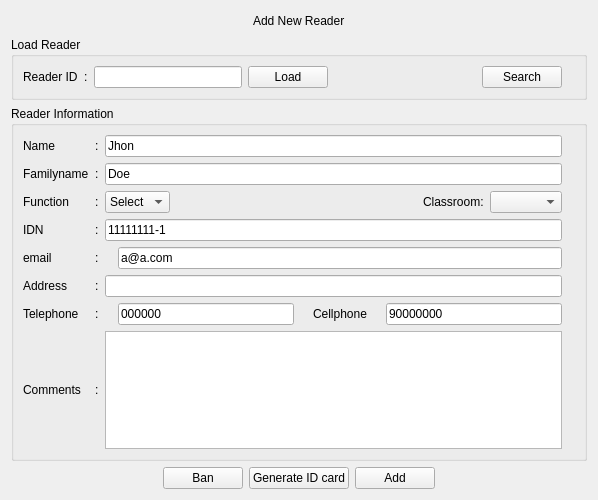
<?xml version="1.0" encoding="UTF-8"?>
<ui version="4.0">
 <class>NewReader</class>
 <widget class="QWidget" name="NewReader">
  <property name="geometry">
   <rect>
    <x>0</x>
    <y>0</y>
    <width>598</width>
    <height>500</height>
   </rect>
  </property>
  <property name="maximumSize">
   <size>
    <width>600</width>
    <height>500</height>
   </size>
  </property>
  <property name="windowTitle">
   <string>New Reader</string>
  </property>
  <property name="locale">
   <locale language="Spanish" country="Chile"/>
  </property>
  <layout class="QVBoxLayout" name="verticalLayout_2">
   <item>
    <layout class="QHBoxLayout" name="horizontalLayout_3">
     <item>
      <spacer name="horizontalSpacer_3">
       <property name="orientation">
        <enum>Qt::Horizontal</enum>
       </property>
       <property name="sizeHint" stdset="0">
        <size>
         <width>40</width>
         <height>20</height>
        </size>
       </property>
      </spacer>
     </item>
     <item>
      <widget class="QLabel" name="label">
       <property name="minimumSize">
        <size>
         <width>0</width>
         <height>20</height>
        </size>
       </property>
       <property name="text">
        <string>Add New Reader</string>
       </property>
      </widget>
     </item>
     <item>
      <spacer name="horizontalSpacer">
       <property name="orientation">
        <enum>Qt::Horizontal</enum>
       </property>
       <property name="sizeHint" stdset="0">
        <size>
         <width>40</width>
         <height>20</height>
        </size>
       </property>
      </spacer>
     </item>
    </layout>
   </item>
   <item>
    <widget class="QGroupBox" name="frameEditReader">
     <property name="title">
      <string>Load Reader</string>
     </property>
     <layout class="QHBoxLayout" name="horizontalLayout_6">
      <item>
       <widget class="QLabel" name="label_2">
        <property name="text">
         <string>Reader ID</string>
        </property>
       </widget>
      </item>
      <item>
       <widget class="QLabel" name="label_colon_12">
        <property name="text">
         <string>:</string>
        </property>
       </widget>
      </item>
      <item>
       <layout class="QHBoxLayout" name="horizontalLayout_7">
        <item>
         <widget class="QLineEdit" name="field_readerID"/>
        </item>
        <item>
         <widget class="QPushButton" name="buttonLoadID">
          <property name="text">
           <string>Load</string>
          </property>
         </widget>
        </item>
        <item>
         <spacer name="horizontalSpacer_6">
          <property name="orientation">
           <enum>Qt::Horizontal</enum>
          </property>
          <property name="sizeHint" stdset="0">
           <size>
            <width>40</width>
            <height>20</height>
           </size>
          </property>
         </spacer>
        </item>
        <item>
         <widget class="QPushButton" name="buttonSearch">
          <property name="text">
           <string>Search</string>
          </property>
         </widget>
        </item>
        <item>
         <widget class="QLabel" name="check_readerID">
          <property name="text">
           <string/>
          </property>
          <property name="pixmap">
           <pixmap resource="myicons.qrc">:/status/resources/pixmap/icons/status/status-no.png</pixmap>
          </property>
         </widget>
        </item>
       </layout>
      </item>
     </layout>
    </widget>
   </item>
   <item>
    <widget class="QGroupBox" name="groupBox">
     <property name="title">
      <string>Reader Information</string>
     </property>
     <layout class="QVBoxLayout" name="verticalLayout">
      <item>
       <layout class="QGridLayout" name="gridLayout">
        <item row="5" column="3">
         <widget class="QLineEdit" name="field_address"/>
        </item>
        <item row="6" column="1">
         <widget class="QLabel" name="label_colon_7">
          <property name="text">
           <string>:</string>
          </property>
         </widget>
        </item>
        <item row="1" column="4">
         <widget class="QLabel" name="label_familyName_check">
          <property name="text">
           <string/>
          </property>
          <property name="pixmap">
           <pixmap resource="myicons.qrc">:/status/resources/pixmap/icons/status/status-no.png</pixmap>
          </property>
         </widget>
        </item>
        <item row="1" column="0">
         <widget class="QLabel" name="label_familyname">
          <property name="text">
           <string>Familyname</string>
          </property>
         </widget>
        </item>
        <item row="5" column="4">
         <widget class="QLabel" name="check_address">
          <property name="text">
           <string/>
          </property>
          <property name="pixmap">
           <pixmap resource="myicons.qrc">:/status/resources/pixmap/icons/status/status-no.png</pixmap>
          </property>
         </widget>
        </item>
        <item row="4" column="4">
         <widget class="QLabel" name="check_email">
          <property name="text">
           <string/>
          </property>
          <property name="pixmap">
           <pixmap resource="myicons.qrc">:/status/resources/pixmap/icons/status/status-no.png</pixmap>
          </property>
         </widget>
        </item>
        <item row="2" column="1">
         <widget class="QLabel" name="label_colon_11">
          <property name="text">
           <string>:</string>
          </property>
         </widget>
        </item>
        <item row="3" column="0">
         <widget class="QLabel" name="label_IDN">
          <property name="text">
           <string>IDN</string>
          </property>
         </widget>
        </item>
        <item row="1" column="1">
         <widget class="QLabel" name="label_colon_3">
          <property name="text">
           <string>:</string>
          </property>
         </widget>
        </item>
        <item row="7" column="0">
         <widget class="QLabel" name="label_comments">
          <property name="text">
           <string>Comments</string>
          </property>
         </widget>
        </item>
        <item row="0" column="3">
         <widget class="QLineEdit" name="field_name">
          <property name="text">
           <string>Jhon</string>
          </property>
         </widget>
        </item>
        <item row="4" column="1">
         <widget class="QLabel" name="label_colon_5">
          <property name="text">
           <string>:</string>
          </property>
         </widget>
        </item>
        <item row="2" column="0">
         <widget class="QLabel" name="function">
          <property name="text">
           <string>Function</string>
          </property>
         </widget>
        </item>
        <item row="0" column="1">
         <widget class="QLabel" name="label_colon_2">
          <property name="text">
           <string>:</string>
          </property>
         </widget>
        </item>
        <item row="5" column="1">
         <widget class="QLabel" name="label_colon_6">
          <property name="text">
           <string>:</string>
          </property>
         </widget>
        </item>
        <item row="3" column="4">
         <widget class="QLabel" name="check_idn">
          <property name="text">
           <string/>
          </property>
          <property name="pixmap">
           <pixmap resource="myicons.qrc">:/status/resources/pixmap/icons/status/status-no.png</pixmap>
          </property>
         </widget>
        </item>
        <item row="3" column="1">
         <widget class="QLabel" name="label_colon_4">
          <property name="text">
           <string>:</string>
          </property>
         </widget>
        </item>
        <item row="7" column="1">
         <widget class="QLabel" name="label_colon_9">
          <property name="text">
           <string>:</string>
          </property>
         </widget>
        </item>
        <item row="4" column="0">
         <widget class="QLabel" name="label_email">
          <property name="text">
           <string>email</string>
          </property>
         </widget>
        </item>
        <item row="7" column="3">
         <widget class="QPlainTextEdit" name="field_comments"/>
        </item>
        <item row="6" column="4">
         <widget class="QLabel" name="check_cellphone">
          <property name="text">
           <string/>
          </property>
          <property name="pixmap">
           <pixmap resource="myicons.qrc">:/status/resources/pixmap/icons/status/status-no.png</pixmap>
          </property>
         </widget>
        </item>
        <item row="0" column="0">
         <widget class="QLabel" name="label_name">
          <property name="text">
           <string>Name</string>
          </property>
         </widget>
        </item>
        <item row="1" column="3">
         <widget class="QLineEdit" name="field_familyname">
          <property name="text">
           <string>Doe</string>
          </property>
         </widget>
        </item>
        <item row="5" column="0">
         <widget class="QLabel" name="label_adress">
          <property name="text">
           <string>Address</string>
          </property>
         </widget>
        </item>
        <item row="2" column="3">
         <layout class="QHBoxLayout" name="horizontalLayout_2">
          <item>
           <widget class="QComboBox" name="list_roles">
            <item>
             <property name="text">
              <string>Select</string>
             </property>
            </item>
           </widget>
          </item>
          <item>
           <widget class="QLabel" name="label_role_check">
            <property name="text">
             <string/>
            </property>
            <property name="pixmap">
             <pixmap resource="myicons.qrc">:/status/resources/pixmap/icons/status/status-no.png</pixmap>
            </property>
           </widget>
          </item>
          <item>
           <spacer name="horizontalSpacer_2">
            <property name="orientation">
             <enum>Qt::Horizontal</enum>
            </property>
            <property name="sizeHint" stdset="0">
             <size>
              <width>40</width>
              <height>20</height>
             </size>
            </property>
           </spacer>
          </item>
          <item>
           <widget class="QLabel" name="label_grade">
            <property name="text">
             <string>Classroom:</string>
            </property>
           </widget>
          </item>
          <item>
           <widget class="QComboBox" name="list_grades"/>
          </item>
         </layout>
        </item>
        <item row="6" column="3">
         <layout class="QHBoxLayout" name="horizontalLayout_5">
          <item>
           <widget class="QLabel" name="label_3">
            <property name="text">
             <string/>
            </property>
            <property name="pixmap">
             <pixmap resource="myicons.qrc">:/extras/resources/pixmap/icons/miniatures/phone.png</pixmap>
            </property>
           </widget>
          </item>
          <item>
           <widget class="QLineEdit" name="field_telephone">
            <property name="text">
             <string>000000</string>
            </property>
           </widget>
          </item>
          <item>
           <widget class="QLabel" name="check_telephone">
            <property name="text">
             <string/>
            </property>
            <property name="pixmap">
             <pixmap resource="myicons.qrc">:/status/resources/pixmap/icons/status/status-no.png</pixmap>
            </property>
           </widget>
          </item>
          <item>
           <widget class="QLabel" name="label_cellphone">
            <property name="text">
             <string>Cellphone</string>
            </property>
           </widget>
          </item>
          <item>
           <widget class="QLabel" name="label_cell">
            <property name="text">
             <string/>
            </property>
            <property name="pixmap">
             <pixmap resource="myicons.qrc">:/extras/resources/pixmap/icons/miniatures/mobile.png</pixmap>
            </property>
           </widget>
          </item>
          <item>
           <widget class="QLineEdit" name="field_cellphone">
            <property name="text">
             <string>90000000</string>
            </property>
           </widget>
          </item>
         </layout>
        </item>
        <item row="3" column="3">
         <widget class="QLineEdit" name="field_IDN">
          <property name="text">
           <string>11111111-1</string>
          </property>
         </widget>
        </item>
        <item row="2" column="4">
         <widget class="QLabel" name="label_grade_check">
          <property name="text">
           <string/>
          </property>
          <property name="pixmap">
           <pixmap resource="myicons.qrc">:/status/resources/pixmap/icons/status/status-no.png</pixmap>
          </property>
         </widget>
        </item>
        <item row="6" column="0">
         <widget class="QLabel" name="label_telephone">
          <property name="text">
           <string>Telephone</string>
          </property>
         </widget>
        </item>
        <item row="0" column="4">
         <widget class="QLabel" name="label_name_check">
          <property name="text">
           <string/>
          </property>
          <property name="pixmap">
           <pixmap resource="myicons.qrc">:/status/resources/pixmap/icons/status/status-no.png</pixmap>
          </property>
         </widget>
        </item>
        <item row="4" column="3">
         <layout class="QHBoxLayout" name="horizontalLayout_8">
          <item>
           <widget class="QLabel" name="label_4">
            <property name="text">
             <string/>
            </property>
            <property name="pixmap">
             <pixmap resource="myicons.qrc">:/extras/resources/pixmap/icons/miniatures/mail.png</pixmap>
            </property>
           </widget>
          </item>
          <item>
           <widget class="QLineEdit" name="field_email">
            <property name="text">
             <string>a@a.com</string>
            </property>
           </widget>
          </item>
         </layout>
        </item>
       </layout>
      </item>
     </layout>
    </widget>
   </item>
   <item>
    <layout class="QHBoxLayout" name="horizontalLayout_4">
     <item>
      <spacer name="horizontalSpacer_5">
       <property name="orientation">
        <enum>Qt::Horizontal</enum>
       </property>
       <property name="sizeHint" stdset="0">
        <size>
         <width>40</width>
         <height>20</height>
        </size>
       </property>
      </spacer>
     </item>
     <item>
      <widget class="QPushButton" name="btn_ban">
       <property name="text">
        <string>Ban</string>
       </property>
      </widget>
     </item>
     <item>
      <widget class="QPushButton" name="btn_card">
       <property name="text">
        <string>Generate ID card</string>
       </property>
      </widget>
     </item>
     <item>
      <widget class="QPushButton" name="button_add">
       <property name="text">
        <string>Add</string>
       </property>
      </widget>
     </item>
     <item>
      <spacer name="horizontalSpacer_4">
       <property name="orientation">
        <enum>Qt::Horizontal</enum>
       </property>
       <property name="sizeHint" stdset="0">
        <size>
         <width>40</width>
         <height>20</height>
        </size>
       </property>
      </spacer>
     </item>
    </layout>
   </item>
   <item>
    <spacer name="verticalSpacer">
     <property name="orientation">
      <enum>Qt::Vertical</enum>
     </property>
     <property name="sizeHint" stdset="0">
      <size>
       <width>20</width>
       <height>40</height>
      </size>
     </property>
    </spacer>
   </item>
  </layout>
 </widget>
 <tabstops>
  <tabstop>field_name</tabstop>
  <tabstop>field_familyname</tabstop>
  <tabstop>list_roles</tabstop>
  <tabstop>list_grades</tabstop>
  <tabstop>field_IDN</tabstop>
  <tabstop>field_address</tabstop>
  <tabstop>field_telephone</tabstop>
  <tabstop>field_cellphone</tabstop>
  <tabstop>field_comments</tabstop>
  <tabstop>button_add</tabstop>
 </tabstops>
 <resources>
  <include location="myicons.qrc"/>
 </resources>
 <connections/>
</ui>
